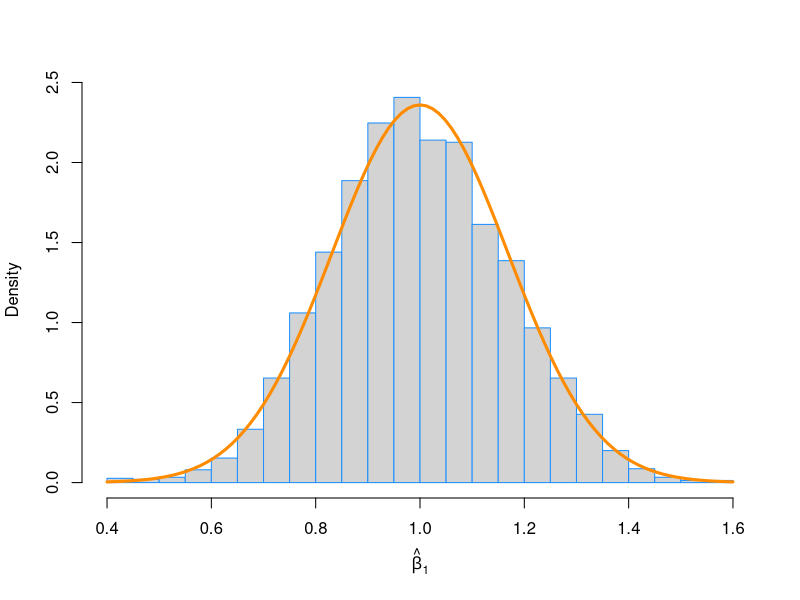
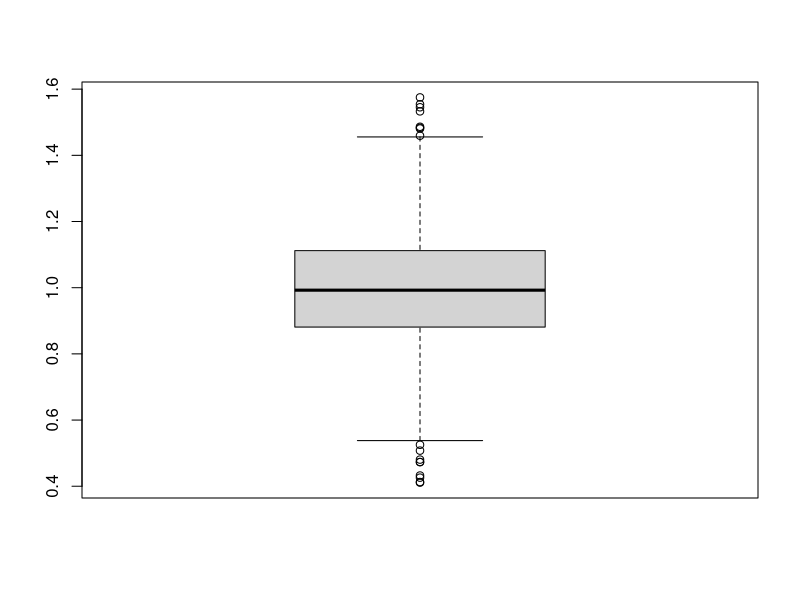
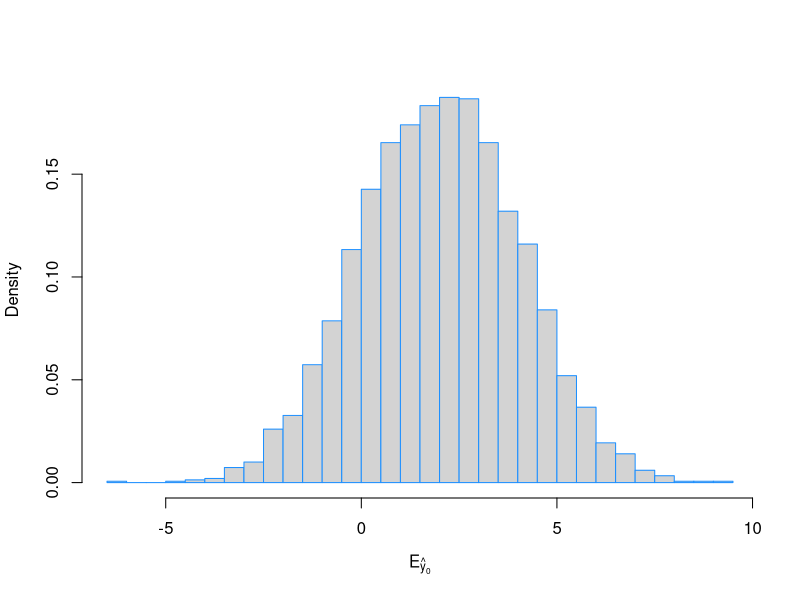

Write the R code that produced these figures, in order. (Note: this script raises an error after producing the figures.)
library(readr)
study_1 = read_csv("study_1.csv")


birthday = 19810803
set.seed(birthday)

n = 15 # sample size
p = 5

beta_0 = 2
beta_1 = 1
beta_2 = 1
beta_3 = 1
beta_4 = 1

sigma  = c(1, 5, 10)
sigma_1 = 1
sigma_2 = 5
sigma_3 = 10


x0 = rep(1, n)
x1 = study_1$x1
x2 = study_1$x2
x3 = study_1$x3
x4 = study_1$x4
X = cbind(x0, x1, x2, x3, x4)
C = solve(t(X) %*% X)

x_00 = c(1, -3, 2.5, 0.5, 0)

#for a given simulation, used to store y values
y = rep(0, n)
sim_data = data.frame(x1, x2, x3, x4, y)

View(sim_data)

num_sims = 3000
beta_hat_1_sigma1 = rep(0, num_sims)
beta_hat_1_sigma2 = rep(0, num_sims)
beta_hat_1_sigma3 = rep(0, num_sims)


simulate = function(num_sims, sigma){
  beta_hat_1 = rep(0, num_sims)
  
  #prepareing all the beta_hat vectors
  beta_hat_0 = rep(0, num_sims)
  beta_hat_2 = rep(0, num_sims)
  beta_hat_3 = rep(0, num_sims)
  beta_hat_4 = rep(0, num_sims)
  
  
  
  se         = rep(0, num_sims)
  se_2       = rep(0, num_sims)
  se_3       = rep(0, num_sims)
  y_hat      = rep(0, n)
  
  y_hat_00   = rep(0, num_sims)
  y_hat_00_2   = rep(0, num_sims)
  y_hat       = rep(0, num_sims)
  for(i in 1:num_sims) {
    
    eps = rnorm(n, mean = 0 , sd = sigma)
    #makes n=15 values, populate
    sim_data$y = beta_0 * x0 + beta_1 * x1 + beta_2 * x2 + beta_3 * x3 + beta_4 * x4 + eps
    
    
    fit = lm(y ~ x1 + x2 + x3 + x4, data = sim_data)
    beta_hat_1[i] = coef(fit)[2]
    
    #grabbing all the beta hat values
    beta_hat_0[i] = coef(fit)[1]
    beta_hat_2[i] = coef(fit)[3]
    beta_hat_3[i] = coef(fit)[4]
    beta_hat_4[i] = coef(fit)[5]
    
    (beta_hat = solve(t(X) %*% X) %*% t(X) %*% sim_data$y)
    
    
    #calculating se 2 different ways
    y_hat = X %*% solve(t(X) %*% X) %*% t(X) %*% sim_data$y
    e     = sim_data$y - y_hat
    
    se_3[i] = summary(fit)$sigma
    se_2[i] = sqrt(t(e) %*% e / (n - p))
    se[i] = sqrt(sum(fit$residuals^2)/(n - p))
    
    y_hat_00[i] = x_00 %*% beta_hat
    y_hat_00_2[i] = beta_hat_0[i] + (beta_hat_1[i] * -3) + (beta_hat_2[i] * 2.5) + (beta_hat_3[i] * 0.5) + (beta_hat_4[i] * 0)
    
  }
  #return beta_hat 1, se, and se_2 (se and se_2 should be equal)
  beta_hat_1
  data.frame(beta_hat_1 = beta_hat_1, se = se, se_2 = se_2, se_3 = se_3, beta_hat_0 = beta_hat_0, beta_hat_1 = beta_hat_1, beta_hat_2 = beta_hat_2, beta_hat_3 = beta_hat_3, beta_hat_4 = beta_hat_4, y_hat_00 = y_hat_00, y_hat_00_2 = y_hat_00_2 )
}


#simulate for the first 3,000 for a given sigma value
sigma_1
sim_data_1  = simulate(num_sims, sigma = sigma_1)


head(sim_data_1)
mean(sim_data_1$beta_hat_1)   # empirical mean
beta_1                        # true mean
var(sim_data_1$beta_hat_1)    # empirical variance
sigma ^ 2 * C[1 + 1, 1 + 1]   # true variance
sigma_1 ^ 2 * C[1 + 1, 1 + 1] # true variance

mean(sim_data_1$se)
#E[se] = sigma square, is 1.


#Charts for the first case when Sigma = 1
hist(sim_data_1$beta_hat_1, prob = TRUE, breaks = 20,
     xlab = expression(hat(beta)[1]), main = "", border = "dodgerblue")

curve(dnorm(x, mean = beta_1, sd = sqrt(sigma_1 ^ 2 * C[1 + 1, 1 + 1])),
      col = "darkorange", add = TRUE, lwd = 3)

#Verify Probabilities to make sure it follows the normal distribution






#beta_2_hat_alt = replicate(n = num_simuation, sim_beta_hat2())



#plot for the se^2?
boxplot(sim_data_1$beta_hat_1)


#Charts expected value?
hist(sim_data_1$y_hat_00, prob = TRUE, breaks = 40,
     xlab = expression(E[hat(y)[00]]), main = "", border = "dodgerblue")

#with a t distribution?
#curve(dnorm(x, mean = beta_1, sd = sqrt(sigma_1 ^ 2 * C[1 + 1, 1 + 1])),
#      col = "darkorange", add = TRUE, lwd = 3)
















mean(beta_hat_1_sigma1)
mean(beta_1)

#variance from simulation
var(beta_hat_1_sigma1)
#expected variance
#expected variance
(var_beta_1 = (sigma_1 ^ 2) * C[1 + 1, 1 + 1])

#\hat{\beta}_1 \sim N\left(\beta_1, \sigma^2 C_{11} \right)






beta_hat_1_sigma2 = simulate(num_sims, sigma = sigma_2)

beta_hat_1_sigma3 = simulate(num_sims, sigma = sigma_3)
head(sim_data)
simulate(beta_hat_1.sigma2, sigma = sigma_2)
simulate(beta_hat_1.sigma3, sigma = sigma_3)

#check the simulated values again the real values
mean(beta_hat_1.sigma1)

replicate(3000, )


(beta_hat = C %*% t(X) %*% y)

#these values are the same as the beta_hat values
coef(lm(y ~ x1 + x2, data = sim_data))

#values should be close to what we expect
c(beta_0, beta_1, beta_2) #actual values

#calculate the fitted values to calulate se, which should be the same thing as is returned with the lm function

y_hat = X %*% beta_hat
(s_e = sqrt(sum((y - y_hat) ^ 2) / (n - p)))

summary(lm(y ~ x1 + x2, data = sim_data))$sigma

#expect it to follow a normal distribution
#\hat{\beta}_2 \sim N\left(\beta_2, \sigma^2 C_{22}  \right)
